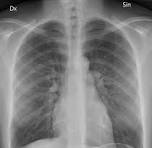
#> input picture sample.jpg, 152 x 148 px
$ python lung_preprocessing_pipeline.py
#> lines starting #> are read from the running program, lines starting #| are printed output that depends on the picture
import cv2

# Read image
img = cv2.imread("sample.jpg", 0)
#> img is the input picture: shape (148, 152); min 0, max 212, mean 126.9

# Resize
img = cv2.resize(img, (224, 224))
#> img: shape (224, 224)

# Noise removal
blur = cv2.GaussianBlur(img, (5,5), 0)

# CLAHE enhancement
clahe = cv2.createCLAHE(clipLimit=2.0, tileGridSize=(8,8))
enhanced = clahe.apply(blur)
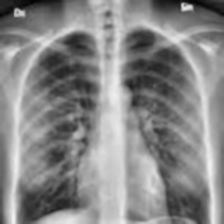
#> enhanced: shape (224, 224); min 3, max 241, mean 134.9

# Edge detection
edges = cv2.Canny(enhanced, 100, 200)
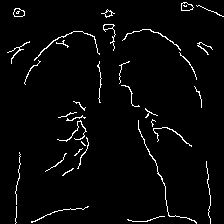
#> edges: shape (224, 224); 3% white in thin lines or dots

# Save outputs
cv2.imwrite("lung_enhanced.jpg", enhanced)
cv2.imwrite("lung_edges.jpg", edges)

print("Pipeline completed successfully")
